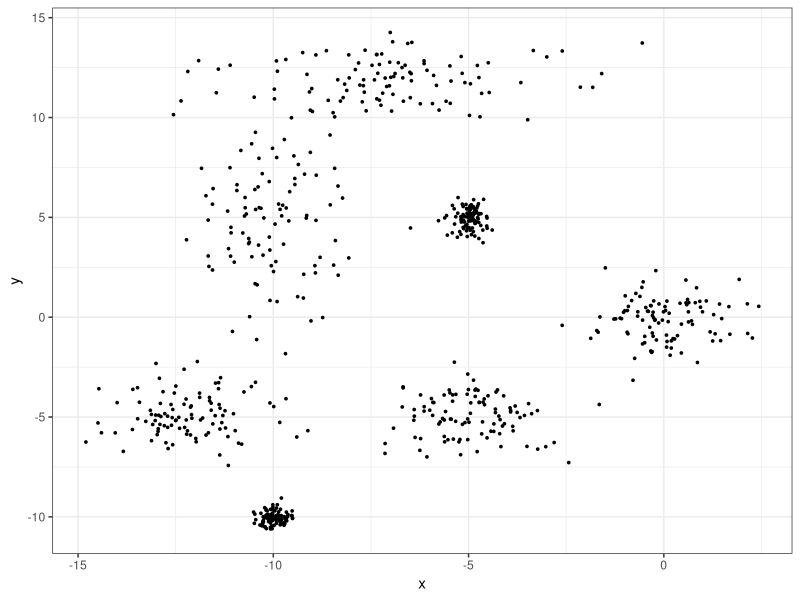
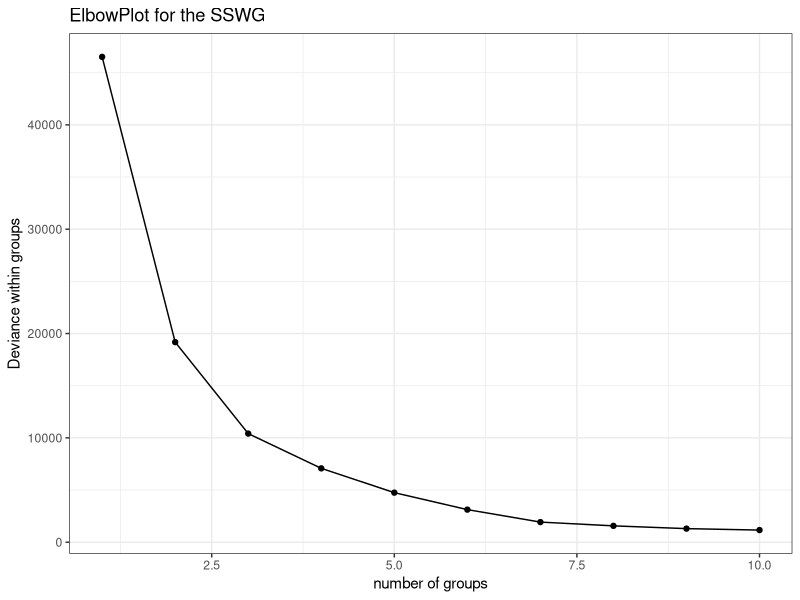
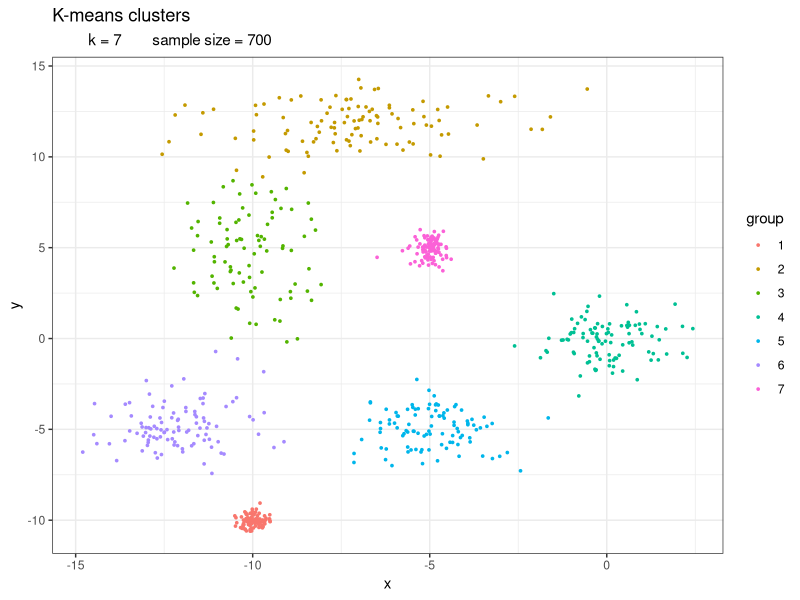

These charts were generated, in order, by the following R code:
library(dplyr)
library(ggplot2)

setwd("Desktop/R_files/ml_algorithms/k_means_clustering")


distance <- function(x1, x2){
  
  # simple euclidean norm
  return( sqrt(sum((x1-x2)^2)) )
}



assign_to_group <- function(x, groups, means){
  
  means <- split(means, row(means))
  
  # calculates, for a single point, all the distances from the means
  distances <- sapply(means, function(m){distance(x, m)})
  
  # point in assigned to the group whose mean is closest to it
  group <- groups[which.min(distances)]
  
  return( group )
}



##### CLUSTERING FUNCTION #####

k_means_clustering <- function(data, k){
  
  # number of data points
  n <- nrow(data)
  
  # if k == 1 the algorithm is trivial
  if (k == 1){

    avg <- colMeans(data)

    data_split <- suppressWarnings(split(data, row(data)))
    
    within_dev <- lapply(data_split, function(x){return(sum((x - avg)^2))})
    
    within_dev <- do.call("sum", unname(within_dev))
    
    data$group <- rep("1", n)
    
    return(list(data = data,
                within_dev = within_dev))
  }
  
  # initial points chosen at random
  init <- sample.int(n, k)
  
  # assigning initial groups
  groups <- as.character(1:k)
  data$group <- rep("0", n)
  data$group[init] <- groups
  old_groups <- data$group
  
  # practical data-frame to use, numeric values only
  use_df <- data %>% select(-c(group)) %>% as.matrix()
  
  # initially the means are the points chosen at random in the beginning
  means <- use_df[init,]
  
  # loop until convergence is reached
  convergence <- FALSE  
  while (!convergence){
    
    # for every point, its distance from each mean is calculated, then the point
    # is assigned to the group whose mean it is closest to
    points <- split(use_df, row(use_df))
    new_groups <- sapply(points, function(p){assign_to_group(p, groups, means)})
    
    # update the groups
    data$group <- new_groups
    
    # update the means
    for (j in 1:k){
      means[j,] <- colMeans(use_df[data$group==groups[j], ])
    }
    
    # checking for convergence
    if (identical(new_groups, old_groups)){
      convergence <- TRUE
    }
    
    # update the old groups
    old_groups <- new_groups
  }
  
  # calculate within-groups variance
  within_dev <- 0
  
  for (j in 1:k){
    
    within_obs <- use_df[data$group==groups[j], ]
    avg <- colMeans(within_obs)
    
    within_obs <- split(within_obs, row(within_obs))
    
    within_dev_group <- lapply(within_obs, function(x){return(sum((x - avg)^2))})
    
    within_dev <- within_dev +  do.call("sum", unname(within_dev_group))
  }
  
  return( list(data = data,
               within_dev = within_dev) )
}



##### GENERATING DATA #####

gen_data <- function(k, num, means, vars){
  
  groups <- as.character(1:k)
  
  df <- data.frame(x=NULL, y=NULL, group=NULL)
  
  for (j in 1:k){
    
    x <- rnorm(num[j], means[j,1], vars[j,1])
    y <- rnorm(num[j], means[j,2], vars[j,2])
    group <- rep(groups[j], num[j])
    new_df <- data.frame(x, y, group)
    
    df <- rbind(df, new_df)
  }
  
  return(df)
  
}



##### CHOICE OF K #####

find_k <- function(data, k_max = 10, iters = 20){
  
  final_res <- list()
  
  for (k in 1:k_max){
    print(k)
    curr_best <- Inf
    
    for (j in 1:iters){

      res <- k_means_clustering(data, k)
      
      if (res$within_dev < curr_best) {
        curr_best <- res$within_dev
        final_res[[k]] <- res
      }
    }
  }
  
  vars <- c()
  for (j in 1:k_max){
    vars[j] <- final_res[[j]]$within_dev
  }
  
  df <- data.frame("deviance" = vars,
                   "k" = 1:k_max)
  
  p <- ggplot(data = df, aes(x = k, y = vars)) + geom_point() + geom_line() + 
    labs(title = "ElbowPlot for the SSWG",
         x = "number of groups",
         y = "Deviance within groups") + theme_bw()
  
  return( list(vars = vars,
               plot_res = p))
}



##### TESTING #####

# generating data
k = 7
num <- rep(100, k)
means <- rbind(c(-10,5), c(-12,-5), c(-5,5), c(0,0), c(-10,-10), c(-7, 12), c(-5,-5))
vars <- rbind(c(1,3), c(1,1), c(0.25,0.5), c(1,1), c(0.25,0.25), c(2, 1), c(1,1))

df <- gen_data(k, num, means, vars)

test_df <- df %>% select(-c(group))

p <- ggplot(data=test_df, aes(x=x, y=y)) + 
  geom_point(size=0.6) + theme_bw()
p


# choosing k
k_choice_res <- find_k(test_df, k_max = 10, iters = 10)
k_choice_res$plot_res


# k_means_clustering
k_found <- 7
res <- k_means_clustering(test_df, k_found)

p <- ggplot(data=res$data, aes(x=x, y=y, colour=group)) + 
  geom_point(size=0.6) + labs(title = "K-means clusters",
                              subtitle = paste("\t k =", k, "\t sample size =", sum(num))) +
  theme_bw()
p









